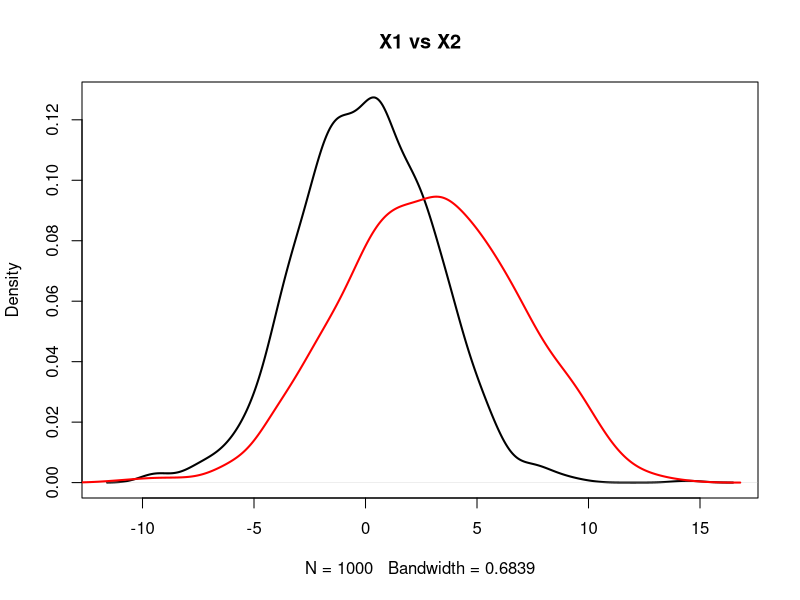
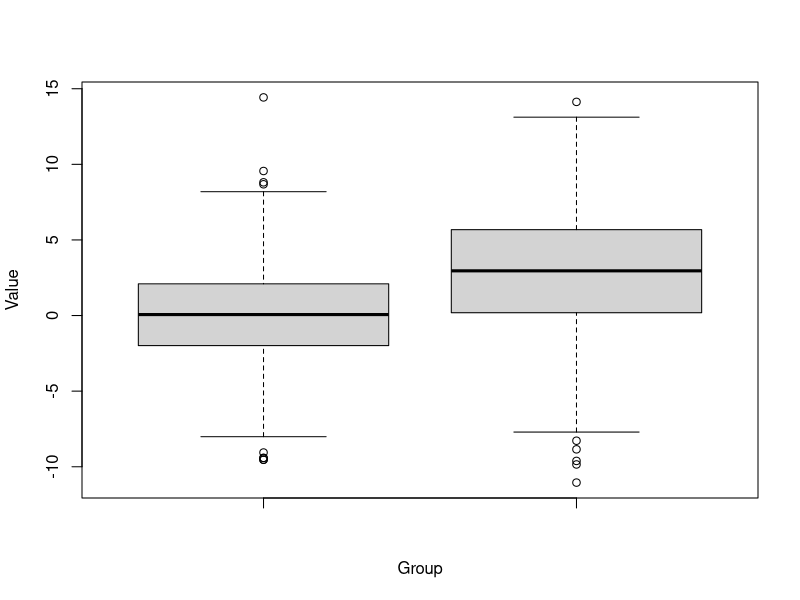
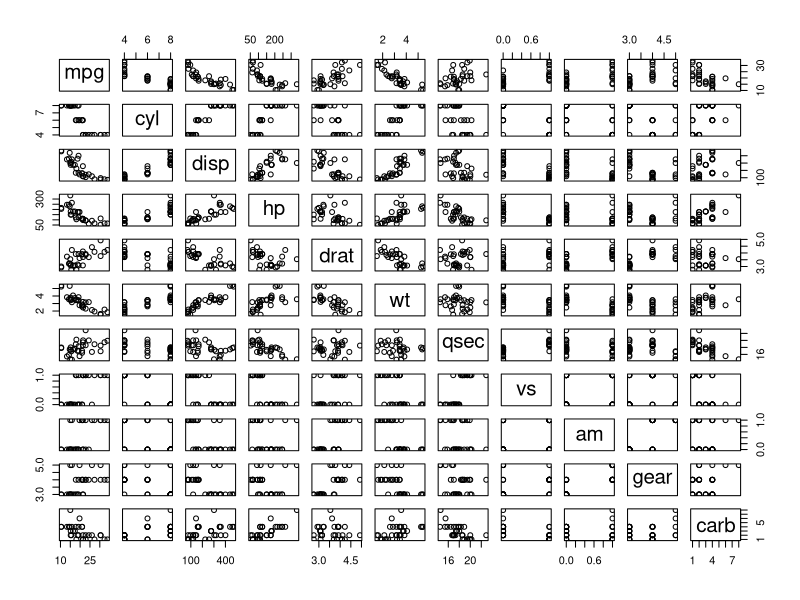
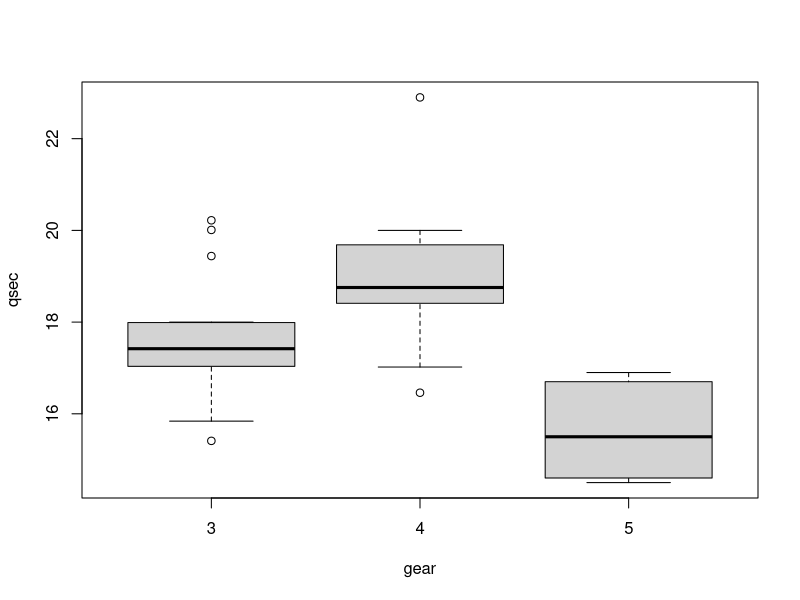
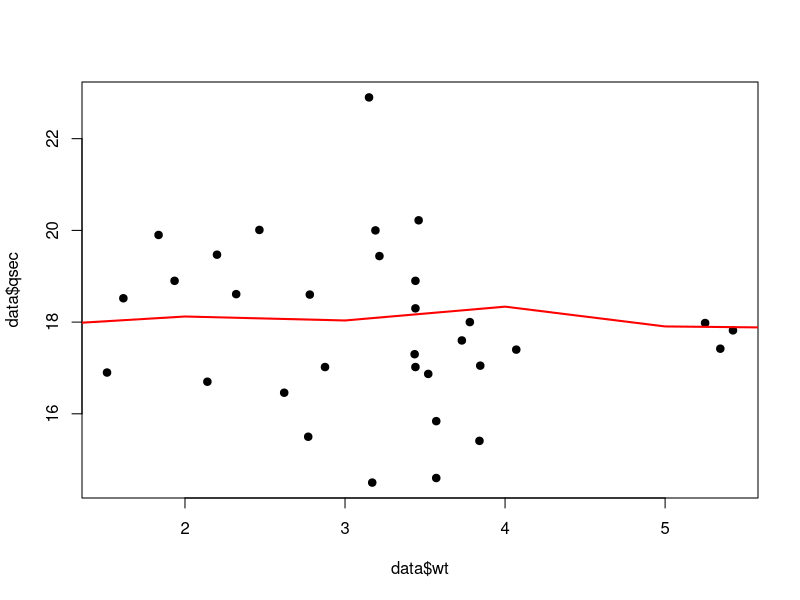
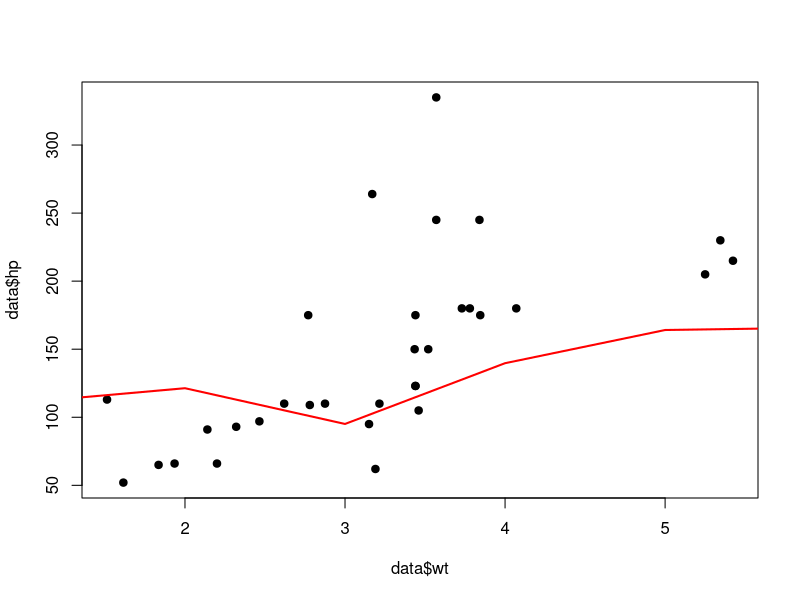
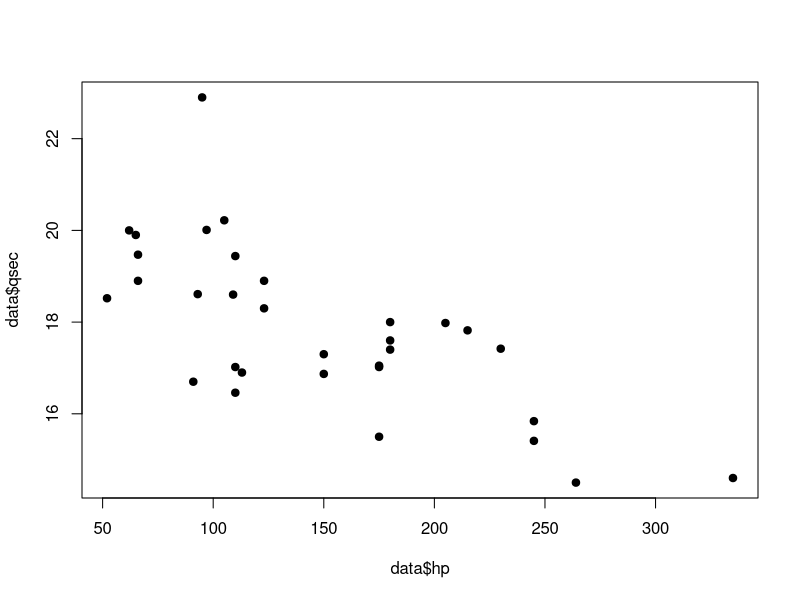

The R script that drew these images, in order:
#' Sample Script for STAT 501 Presentation

x1<-rnorm(1000, 0, 3)
x2<-rnorm(1000, 3, 4)

plot(density(x1), main="X1 vs X2", lwd=2)
lines(density(x2), col="red", lwd=2)

mean(x1)
mean(x2)
t.test(x1, x2)
boxplot(x1, x2, xlab = "Group", ylab="Value")

##### Import & Clean Data #####
data<-mtcars
str(data)
summary(mtcars)
pairs(mtcars)

data$cyl<-as.factor(data$cyl)
data$am<-as.factor(data$am) #0 = auto, 1 = manual
data$gear<-as.factor(data$gear)
data$vs<-as.factor(data$vs) #Engine shape: 0=v-shape, 1=straight

###### Exploratory Data #####
boxplot(qsec~gear, data=data)

plot(data$wt, data$qsec, pch=19)
lo<-loess(qsec~wt, data=data)
lines(predict(lo), col='red', lwd=2)


plot(data$wt, data$hp, pch=19)
lo<-loess(hp~wt, data=data)
lines(predict(lo), col='red', lwd=2)

plot(data$hp, data$qsec, pch=19)
lo<-loess(hp~qsec, data=data)
lines(predict(lo), col='red', lwd=2)

predict(lo)
